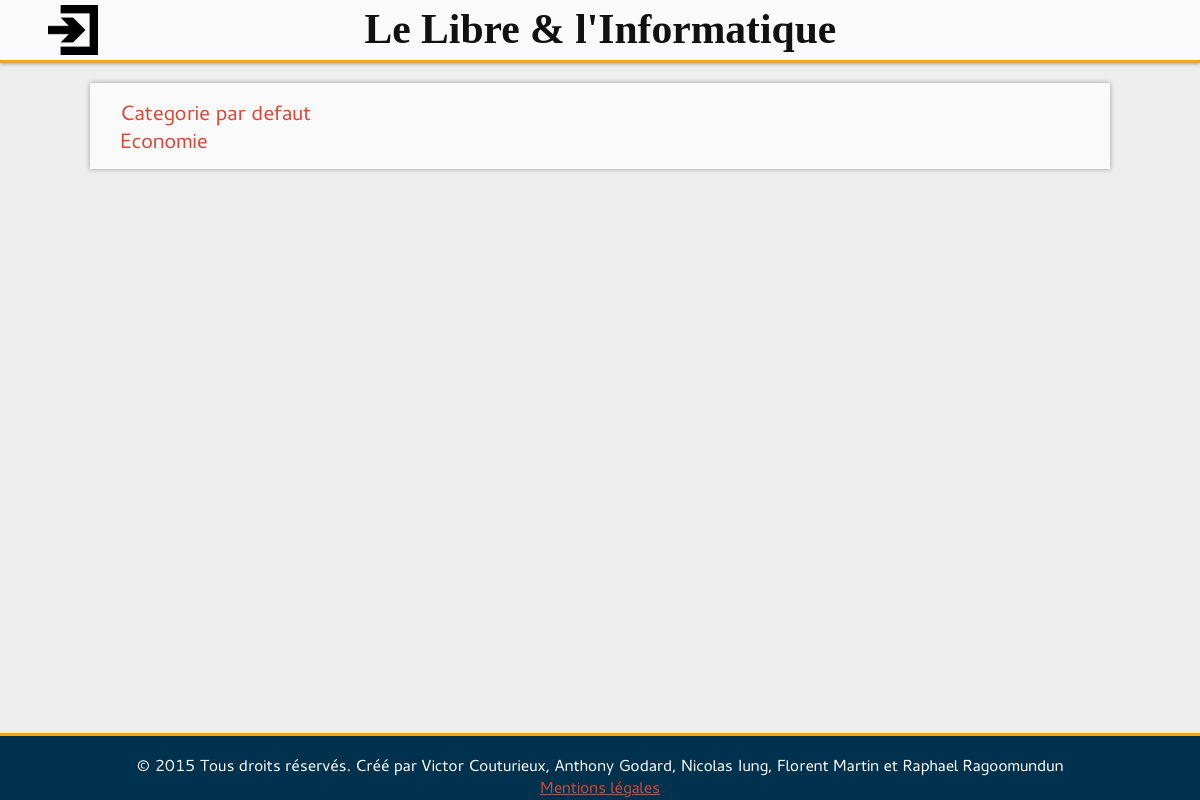
Page /categorie/liste.php on the earlier database version.
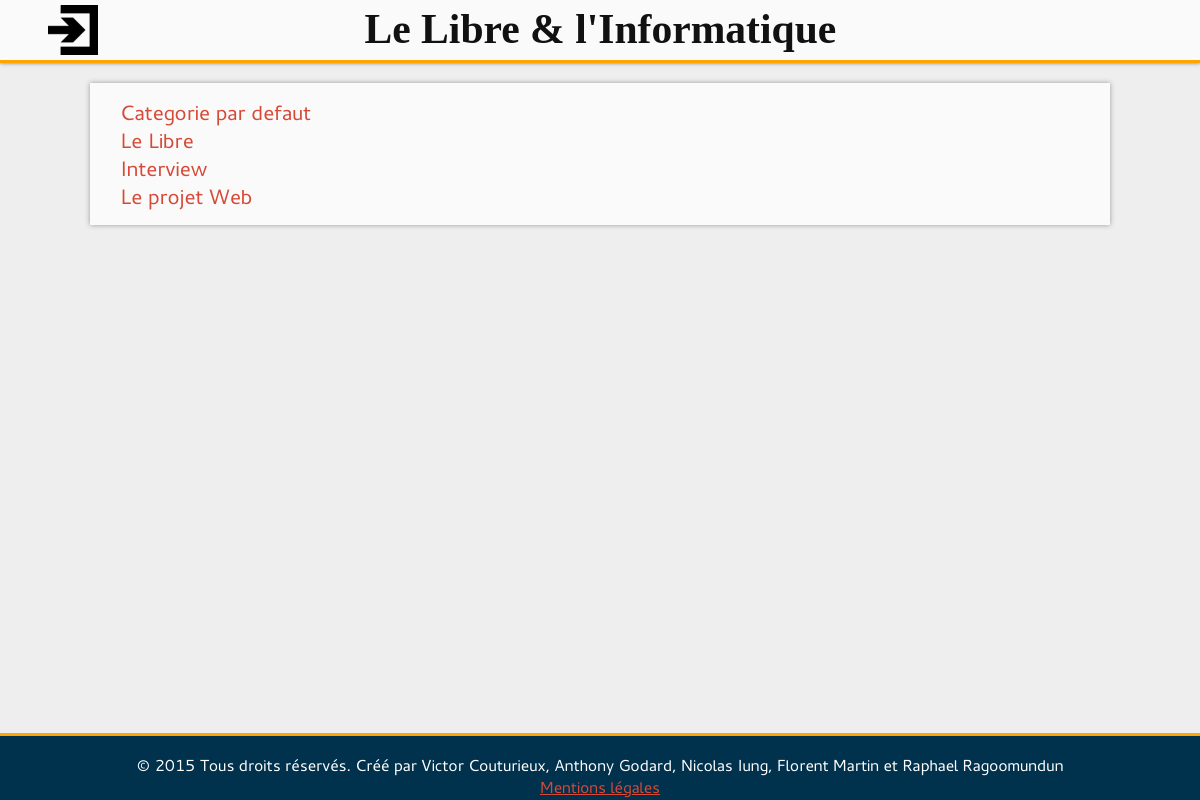
Same page on the later database version.
### tables this page shows
CREATE TABLE `Categorie` (
  `id_Categorie` int(10) unsigned NOT NULL AUTO_INCREMENT,
  `intitule_Categorie` varchar(255) NOT NULL,
  `description_Categorie` text NOT NULL,
  PRIMARY KEY (`id_Categorie`)
);

### include/functions.php (called while the page is built, shortened)
<?php
	function connectDB()
	{
		include("config.php");
		$link = new PDO('mysql:host='.$config['mysql']['host'].';port='.$config['mysql']['port'].';dbname='.$config['mysql']['db'].';charset=UTF8;',$config['mysql']['user'],$config['mysql']['password'], array(PDO::ATTR_PERSISTENT=>true));
		return $link;
	}
	function queryDB($req)
	{
		$link = connectDB();
		$que = $link->query($req) or die($req);
		$ret = $que->fetchAll();
		return $ret;
	}

### include/functionCatego.php (called while the page is built, shortened)
<?php
	include_once 'functions.php';
  	function GetCategoryNameByiD($id)
  	{
  		$req = 'SELECT intitule_Categorie
  				FROM Categorie WHERE id_Categorie ='.$id;
  		return queryDB($req)[0]['intitule_Categorie'];
  	}

### categorie/liste.php (the view, shortened to what this page needs)
<?php
include_once('../include/functionCatego.php');
?>
<!DOCTYPE html>
<html lang="fr">
	<head>
		<link rel="stylesheet" href="../style/base.css">
		<link rel="stylesheet" href="../style/categorie.css">
		<link rel="stylesheet" href="../style/input.css">
	</head>
	<body>
		<div id="container">
			<?php require('../include/head.php'); ?>
			<div id="main">
				<section>
				<?php
				$ListCategoID = categoryIdList();
				$tmp = array();
				foreach ($ListCategoID as $value)
				{
					array_push($tmp, $value['id_Categorie']);
				}
				$ListCategoID = $tmp;
				foreach ($ListCategoID as $id)
				{
					echo "<a href=\".?id=".$id."\">".GetCategoryNameByiD($id)."</a> ";
					echo '<br>';
				}
				?>
				</section>
			</div>
			<?php
			require('../include/foot.php');
			?>
		</div>
	</body>
</html>

Differences in the rows shown:
changed categorie: intitule_Categorie "Economie" → "Le Libre"
added categorie: intitule_Categorie "Interview"
added categorie: intitule_Categorie "Le projet Web"
